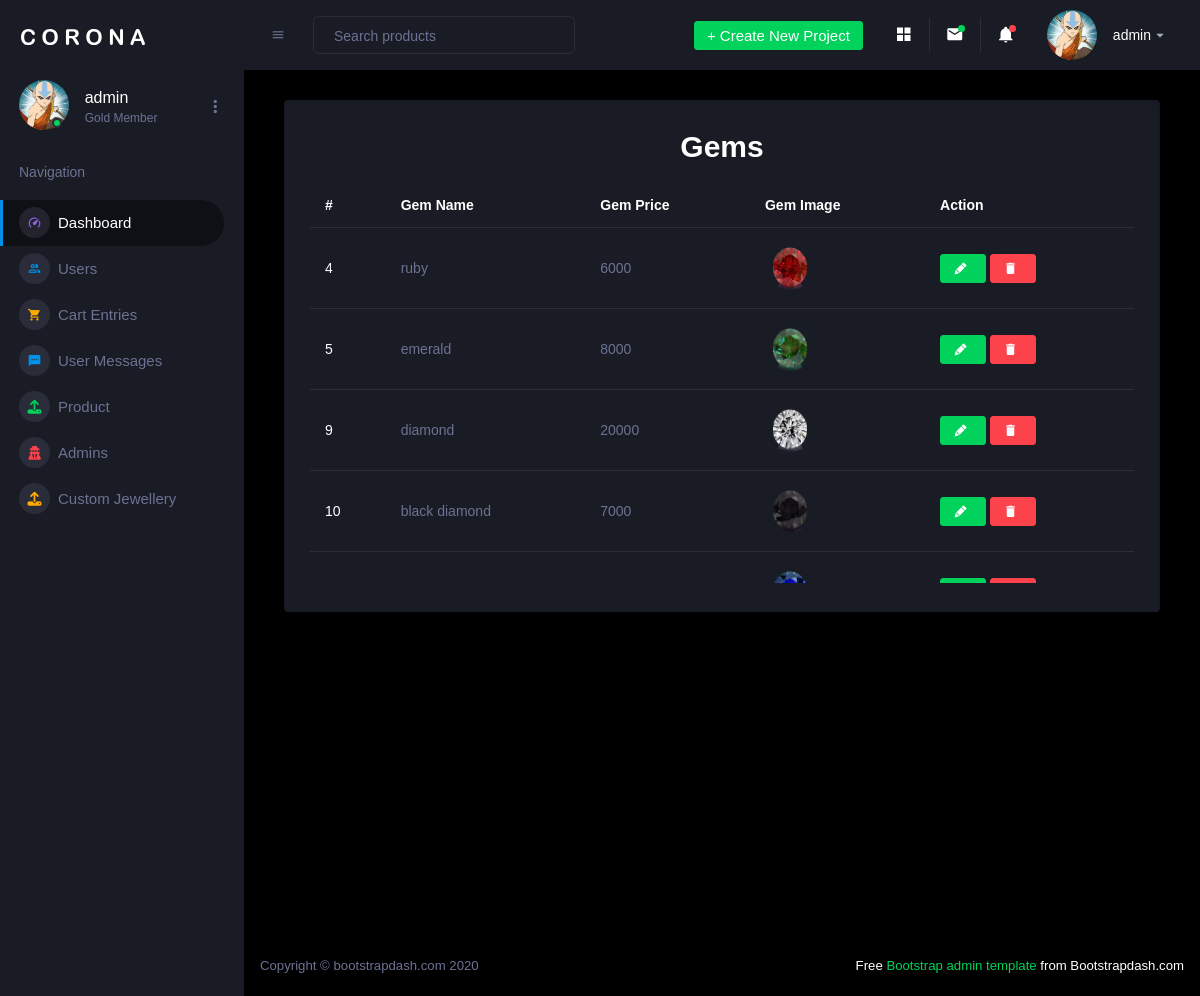
Screenshot of /admin/view_gems.php (signed in) with the database file from the repository.
### tables this page shows
CREATE TABLE `gems` (
  `gem_id` int(255) NOT NULL,
  `gem_name` varchar(255) NOT NULL,
  `gem_price` int(255) NOT NULL,
  `gem_image` varchar(500) NOT NULL
);

### admin/view_gems.php (the view, shortened to what this page needs)
   <?php
if(isset($_SESSION['admin_id'])){
  ?>
   <?php include("header.php"); ?>
   <?php include("sideBar.php"); ?>
   <?php include("navbar.php"); ?>
<div class="col-lg-12 grid-margin stretch-card">
  <div class="card">
    <div class="card-body">
      <h3 class="card-title text-center font-weight-bold h2">
       Gems
      </h3>
      <div class="table-responsive" style="max-height: 400px; overflow-y: auto">
        <table class="table table-muted">
          <thead>
            <tr>
              <th class="text-white font-weight-bold">#</th>
              <th class="text-white font-weight-bold">Gem Name</th>
              <th class="text-white font-weight-bold">Gem Price</th>
              <th class="text-white font-weight-bold">Gem Image</th>
              <th class="text-white font-weight-bold">Action</th>
            </tr>
          </thead>
          <tbody>
    <?php
    include('../includes/connection.php');
    $query='select * from gems';
    $sql=mysqli_query($conn,$query);
    $total=mysqli_num_rows($sql);
    if($total>0){
      while($data=mysqli_fetch_assoc($sql)){
?>
  <tr>
              <td class="text-white"><?php echo $data['gem_id']; ?></td>
              <td><?php echo $data['gem_name']; ?></td>
              <td><?php echo $data['gem_price']; ?></td>
              <td><img src="<?php echo $data['gem_image']; ?>" alt="" style=" width:50px; height:50px; border-radius:0px;"></td>
              <td><a href="gem_upload.php ?id=<?php echo $data['gem_id']?>" class="btn btn-success"><i class="mdi mdi-lead-pencil"></i></a> <a href="delete_gem.php ?id=<?php echo $data['gem_id']?>" class="btn btn-danger"><i class="mdi mdi-delete"></i></a></td>
            </tr>
            <?php
          }
          } ?>
          </tbody>
        </table>
      </div>
    </div>
  </div>
</div>
   <?php include("footer.php"); ?>
         <?php
}else{
  header('location:login.php');
}
?>

### admin/sideBar.php (shortened to what this page needs)
                  <?php
                  if(isset($_SESSION['admin_id'])){
                    $user_id=$_SESSION['admin_id'];
                    $user_name=$_SESSION['admin_name'];
                    include('../includes/connection.php');
                    $query="SELECT * FROM admin WHERE user_id='$user_id'";
                    $sql=mysqli_query($conn,$query);
                    $data=mysqli_fetch_assoc($sql);
                  }
                  ?>
      <nav class="sidebar sidebar-offcanvas" id="sidebar">
        <div class="sidebar-brand-wrapper d-none d-lg-flex align-items-center justify-content-center fixed-top">
          <a class="sidebar-brand brand-logo" href="https://www.bootstrapdash.com/demo/corona-free/jquery/template/index.html"><img src="./Corona Admin_files/logo.svg" alt="logo"></a>
        </div>
        <ul class="nav">
          <li class="nav-item profile">
            <div class="profile-desc">
              <div class="profile-pic">
                <div class="count-indicator">
                                <div class="rounded-circle"
     style="
         width: 50px;
         height: 50px;
         background-image: url('<?php echo $data['user_image']; ?>');
         background-size: cover;
         background-position: center;
         background-repeat: no-repeat;
         display: inline-block;
     ">
</div>
                  <span class="count bg-success" style="margin-top:12px;"></span>
                </div>
                <div class="profile-name">
                  <h5 class="mb-0 font-weight-normal"><?php echo $user_name?></h5>
                  <span>Gold Member</span>
                </div>
              </div>
              <a href="https://www.bootstrapdash.com/demo/corona-free/jquery/template/index.html#" id="profile-dropdown" data-toggle="dropdown"><i class="mdi mdi-dots-vertical"></i></a>
            </div>
          </li>
          <li class="nav-item nav-category">
            <span class="nav-link">Navigation</span>
          </li>
          <li class="nav-item menu-items active">
            <a class="nav-link" href="index.php">
              <span class="menu-icon">
                <i class="mdi mdi-speedometer"></i>
              </span>
              <span class="menu-title">Dashboard</span>
            </a>
          </li>
          <li class="nav-item menu-items">
            <a class="nav-link" href="user.php">
              <span class="menu-icon">
                <i class="mdi mdi-account-multiple-outline text-primary"></i>
              </span>
              <span class="menu-title">Users</span>
            </a>
          </li>
          <li class="nav-item menu-items">
            <a class="nav-link" href="cart.php">
              <span class="menu-icon">
                <i class="mdi mdi-cart text-warning"></i>
              </span>
              <span class="menu-title">Cart Entries</span>
            </a>
          </li>
          <li class="nav-item menu-items">
            <a class="nav-link" href="messages.php">
              <span class="menu-icon">
                <i class="mdi mdi-message-processing"></i>
              </span>
              <span class="menu-title">User Messages</span>
            </a>
          </li>
<li class="nav-item menu-items">
  <a class="nav-link" data-toggle="collapse" href="#product-menu" aria-expanded="false" aria-controls="product-menu">
    <span class="menu-icon">
      <i class="fa-solid fa-upload"></i>
    </span>
    <span class="menu-title">Product</span>
  </a>
</li>
          <li class="nav-item menu-items">
            <a class="nav-link" href="admin_data.php">
              <span class="menu-icon">
                <i class="icon-md fa-solid fa-user-secret text-danger"></i>
              </span>
              <span class="menu-title">Admins</span>
            </a>
          </li>
<li class="nav-item menu-items">
  <a class="nav-link" data-toggle="collapse" href="#custom-jewellery-menu" aria-expanded="false" aria-controls="custom-jewellery-menu">
    <span class="menu-icon">
      <i class="fa-solid fa-upload"></i>
    </span>
    <span class="menu-title">Custom Jewellery</span>
  </a>
</li>
        </ul>
      </nav>

### admin/navbar.php (shortened to what this page needs)
   <?php
                  if(isset($_SESSION['admin_id'])){
                    $user_id=$_SESSION['admin_id'];
                    $user_name=$_SESSION['admin_name'];
                    include('../includes/connection.php');
                    $query="SELECT * FROM admin WHERE user_id='$user_id'";
                    $sql=mysqli_query($conn,$query);
                    $data=mysqli_fetch_assoc($sql);
                  }
                  ?>
      <div class="container-fluid page-body-wrapper">
        <nav class="navbar p-0 fixed-top d-flex flex-row">
          <div class="navbar-menu-wrapper flex-grow d-flex align-items-stretch">
            <button class="navbar-toggler navbar-toggler align-self-center" type="button" data-toggle="minimize">
              <span class="mdi mdi-menu"></span>
            </button>
            <ul class="navbar-nav w-100">
              <li class="nav-item w-100">
                <form class="nav-link mt-2 mt-md-0 d-none d-lg-flex search">
                  <input type="text" class="form-control" placeholder="Search products">
                </form>
              </li>
            </ul>
            <ul class="navbar-nav navbar-nav-right">
              <li class="nav-item dropdown d-none d-lg-block">
                <a class="nav-link btn btn-success create-new-button" id="createbuttonDropdown" data-toggle="dropdown" aria-expanded="false" href="https://www.bootstrapdash.com/demo/corona-free/jquery/template/index.html#">+ Create New Project</a>
              </li>
              <li class="nav-item nav-settings d-none d-lg-block">
                <a class="nav-link" href="https://www.bootstrapdash.com/demo/corona-free/jquery/template/index.html#">
                  <i class="mdi mdi-view-grid"></i>
                </a>
              </li>
              <li class="nav-item dropdown border-left">
                <a class="nav-link count-indicator dropdown-toggle" id="messageDropdown" href="https://www.bootstrapdash.com/demo/corona-free/jquery/template/index.html#" data-toggle="dropdown" aria-expanded="false">
                  <i class="mdi mdi-email"></i>
                  <span class="count bg-success"></span>
                </a>
              </li>
              <li class="nav-item dropdown border-left">
                <a class="nav-link count-indicator dropdown-toggle" id="notificationDropdown" href="https://www.bootstrapdash.com/demo/corona-free/jquery/template/index.html#" data-toggle="dropdown">
                  <i class="mdi mdi-bell"></i>
                  <span class="count bg-danger"></span>
                </a>
              </li>
              <li class="nav-item dropdown">
                <a class="nav-link" id="profileDropdown" href="https://www.bootstrapdash.com/demo/corona-free/jquery/template/index.html#" data-toggle="dropdown">
                  <div class="navbar-profile">
                   <div class="rounded-circle"
     style="
         width: 50px;
         height: 50px;
         background-image: url('<?php echo $data['user_image']; ?>');
         background-size: cover;
         background-position: center;
         background-repeat: no-repeat;
         display: inline-block;
     ">
</div>
                    <p class="mb-0 d-none d-sm-block navbar-profile-name"><?php echo $user_name?></p>
                    <i class="mdi mdi-menu-down d-none d-sm-block"></i>
                  </div>
                </a>
              </li>
            </ul>
          </div>
        </nav>
        <div class="main-panel">
          <div class="content-wrapper">

### rows the page displays
gems: gem_id "4", gem_name "ruby", gem_price "6000", gem_image (picture)
gems: gem_id "5", gem_name "emerald", gem_price "8000", gem_image (picture)
gems: gem_id "9", gem_name "diamond", gem_price "20000", gem_image (picture)
gems: gem_id "10", gem_name "black diamond", gem_price "7000", gem_image (picture)
gems: gem_image (picture)

### other values shown
$user_name "admin"
